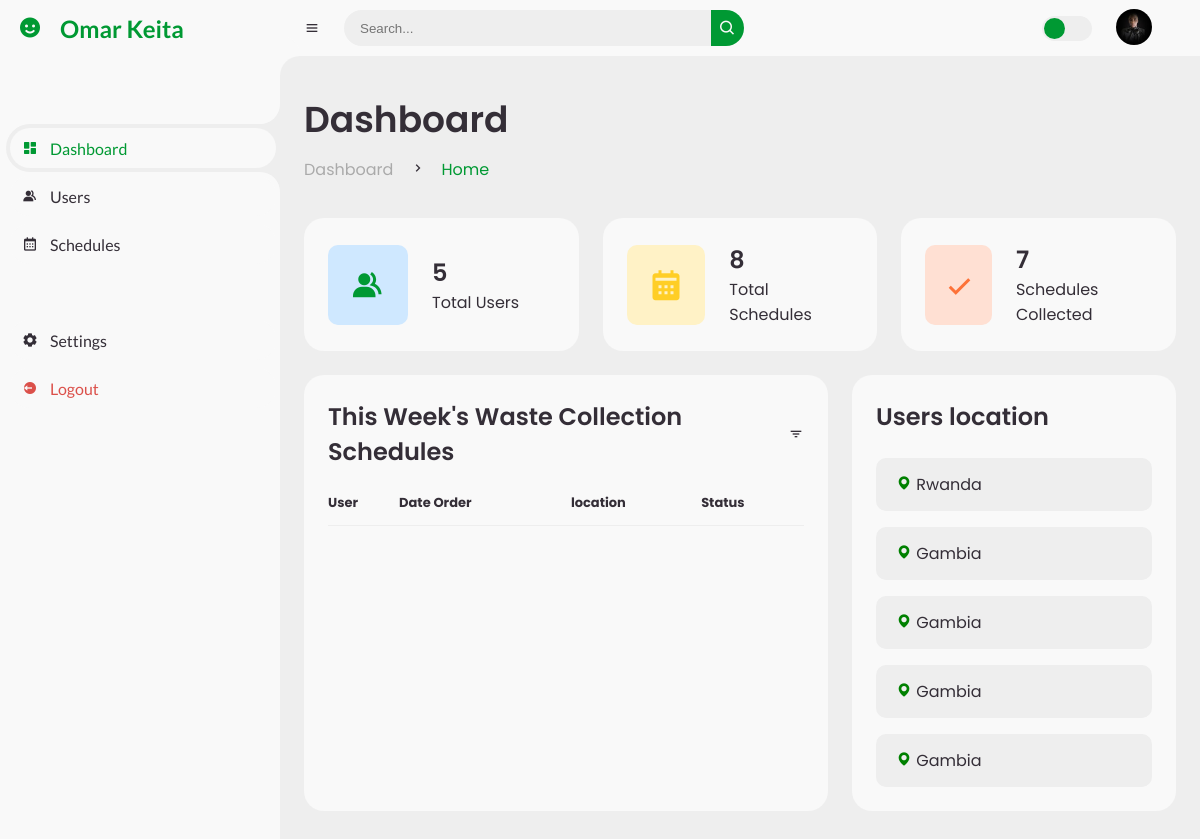
The app's page /admin_dashboard (signed in) with its own data.
### app/models.py (models this page shows, shortened)
class User(db.Model, UserMixin):
    id = db.Column(db.Integer,  nullable= False, primary_key=True, autoincrement=True)
    first_name = db.Column(db.String(50), nullable=False)
    last_name = db.Column(db.String(50), nullable=False)
    email = db.Column(db.String(50), unique=True, nullable=False,)
    sex = db.Column(db.String(50), nullable=False, default='Male')
    address = db.Column(db.String(50), nullable=False)
    house_number = db.Column(db.String(50), nullable=False)
    location = db.Column(db.String(50), nullable=False)
    image_file = db.Column(db.String(500), nullable=False, default='default.jpg')
    phone_number = db.Column(db.String(50), nullable=False)
    password = db.Column(db.String(150), nullable=False)
    schedule = db.relationship('Scheduling', backref='customer', lazy=True)
    is_admin = db.Column(db.Boolean, nullable=False, default=False)

### app/routes.py (the view)
@app.route('/admin_dashboard', methods=['GET', 'POST'])
@login_required
def admin_dashboard():
    if not current_user.is_admin:
        abort(403)
        flash('Access Denied', 'danger')
    users = User.query.all()
    user_schedule= Scheduling.query.all()
    number_of_users = User.query.count()
    unique_location = User.query.distinct(User.location).all()
    collected = Scheduling.query.filter_by(collected=True).count()
    return render_template('admin_dashboard.html', users=users, user_schedule=user_schedule, number_of_users=number_of_users, collected=collected, datetime=datetime, unique_location=unique_location)

### app/models.py (called while the page is built)
@login_manager.user_loader
def load_user(user_id):
    return User.query.get(int(user_id))

### app/templates/admin_dashboard.html (shortened to what this page needs)
{% extends "admin_base.html" %} {% block sidebar %}
<ul class="side-menu top">
  <li class="active">
    <a href="{{url_for('admin_dashboard')}}">
      <i class="bx bxs-dashboard"></i>
      <span class="text">Dashboard</span>
    </a>
  </li>
  <li>
    <a href="{{url_for('users')}}">
      <i class="bx bxs-group"></i>
      <span class="text">Users</span>
    </a>
  </li>
  <li>
    <a href="{{url_for('admin_user_schedule')}}">
      <i class="bx bx-calendar"></i>
      <span class="text">Schedules</span>
    </a>
  </li>
</ul>
{% endblock %} {% block content %}
<main>
  <div class="head-title">
    <div class="left">
      <h1>Dashboard</h1>
      <ul class="breadcrumb">
        <li>
          <a href="{{url_for('admin_dashboard')}}">Dashboard</a>
        </li>
        <li><i class="bx bx-chevron-right"></i></li>
        <li>
          <a class="active" href="{{url_for('user_dashboard')}}">Home</a>
        </li>
      </ul>
    </div>
  </div>
  <ul class="box-info">
    <li>
      <i class="bx bxs-group"></i>
      <span class="text">
        <h3>{{users|length}}</h3>
        <p>Total Users</p>
      </span>
    </li>
    <li>
      <i class="bx bxs-calendar"></i>
      <span class="text">
        <h3>{{user_schedule|length}}</h3>
        <p>Total Schedules</p>
      </span>
    </li>
    <li>
      <i class="bx bx-check"></i>
      <span class="text">
        <h3>{{collected}}</h3>
        <p>Schedules Collected</p>
      </span>
    </li>
  </ul>
  <div class="table-data">
    <div class="order">
      <div class="head">
        <h3>This Week's Waste Collection Schedules</h3>
        <i class="bx bx-filter"></i>
      </div>
      <table>
        <thead>
          <tr>
            <th>User</th>
            <th>Date Order</th>
            <th>location</th>
            <th>Status</th>
          </tr>
        </thead>
      </table>
    </div>
    <div class="todo">
      <div class="head">
        <h3>Users location</h3>
      </div>
      <ul class="todo-list">
        {% for location in unique_location %}
        <li>
          <span
            ><i class="bx bxs-map" style="color: green"></i>
            {{location.location}}</span
          >
        </li>
        {% endfor %}
      </ul>
    </div>
  </div>
</main>
{% endblock %}

### app/templates/admin_base.html (shortened to what this page needs)
<!DOCTYPE html>
<html lang="en">
  <head>
    <link
      href="https://unpkg.com/boxicons@2.0.9/css/boxicons.min.css"
      rel="stylesheet"
    />
    <link
      rel="stylesheet"
      href="{{url_for('static', filename='css/admin.css')}}"
    />
  </head>
  <body>
    <section id="sidebar">
      <a href="#" class="brand">
        <i class="bx bxs-smile"></i>
        <span class="text"
          >{{current_user.first_name}} {{current_user.last_name}}</span
        >
      </a>
      {% block sidebar %} {% endblock %}
      <ul class="side-menu">
        <li>
          <a href="{{url_for('account')}}">
            <i class="bx bxs-cog"></i>
            <span class="text">Settings</span>
          </a>
        </li>
        <li>
          <a href="{{url_for('logout')}}" class="logout">
            <i class="bx bxs-log-out-circle"></i>
            <span class="text">Logout</span>
          </a>
        </li>
      </ul>
    </section>
    <section id="content">
      <nav>
        <i class="bx bx-menu"></i>
        <form action="{{url_for('admin_user_schedule')}}" method="">
          <div class="form-input">
            <input type="search" placeholder="Search..." />
            <button type="submit" class="search-btn">
              <i class="bx bx-search"></i>
            </button>
          </div>
        </form>
        <label for="switch-mode" class="switch-mode"></label>
        <a href="#" class="profile">
          <img
            src="{{url_for('static', filename='profile_pics/' + current_user.image_file)}}"
            alt=""
          />
        </a>
      </nav>
      {% block content %} {% endblock %}
    </section>
  </body>
</html>

### records on screen
User: first_name "Omar", last_name "Keita", image_file (picture), location "Gambia"
User: location "Rwanda"
User: location "Gambia"
User: location "Gambia"
User: location "Gambia"

### other values on screen
{{ users|length }} "5"
{{ user_schedule|length }} "8"
{{ collected }} "7"
